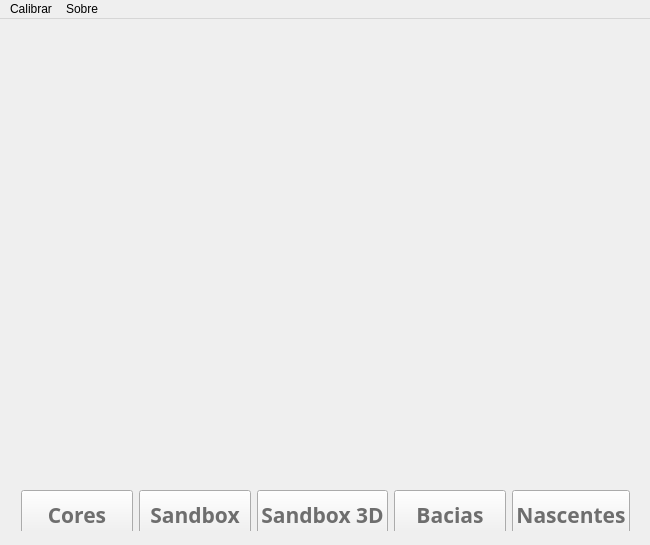
<?xml version="1.0" encoding="UTF-8"?>
<ui version="4.0">
 <class>MainWindow</class>
 <widget class="QMainWindow" name="MainWindow">
  <property name="geometry">
   <rect>
    <x>0</x>
    <y>0</y>
    <width>650</width>
    <height>545</height>
   </rect>
  </property>
  <property name="minimumSize">
   <size>
    <width>650</width>
    <height>545</height>
   </size>
  </property>
  <property name="maximumSize">
   <size>
    <width>650</width>
    <height>545</height>
   </size>
  </property>
  <property name="windowTitle">
   <string>caixade-areia</string>
  </property>
  <property name="windowIcon">
   <iconset>
    <normalon>../resources/logos/icone.jpg</normalon>
   </iconset>
  </property>
  <property name="iconSize">
   <size>
    <width>48</width>
    <height>48</height>
   </size>
  </property>
  <widget class="QWidget" name="centralWidget">
   <widget class="QWidget" name="verticalLayoutWidget">
    <property name="geometry">
     <rect>
      <x>10</x>
      <y>460</y>
      <width>631</width>
      <height>52</height>
     </rect>
    </property>
    <layout class="QHBoxLayout" name="horizontalLayout">
     <item>
      <widget class="QPushButton" name="btn_aula_1">
       <property name="sizePolicy">
        <sizepolicy hsizetype="Preferred" vsizetype="Preferred">
         <horstretch>0</horstretch>
         <verstretch>0</verstretch>
        </sizepolicy>
       </property>
       <property name="minimumSize">
        <size>
         <width>0</width>
         <height>50</height>
        </size>
       </property>
       <property name="palette">
        <palette>
         <active>
          <colorrole role="ButtonText">
           <brush brushstyle="SolidPattern">
            <color alpha="255">
             <red>110</red>
             <green>110</green>
             <blue>110</blue>
            </color>
           </brush>
          </colorrole>
         </active>
         <inactive>
          <colorrole role="ButtonText">
           <brush brushstyle="SolidPattern">
            <color alpha="255">
             <red>110</red>
             <green>110</green>
             <blue>110</blue>
            </color>
           </brush>
          </colorrole>
         </inactive>
         <disabled>
          <colorrole role="ButtonText">
           <brush brushstyle="SolidPattern">
            <color alpha="255">
             <red>190</red>
             <green>190</green>
             <blue>190</blue>
            </color>
           </brush>
          </colorrole>
         </disabled>
        </palette>
       </property>
       <property name="font">
        <font>
         <family>Sans Serif</family>
         <pointsize>16</pointsize>
         <weight>75</weight>
         <italic>false</italic>
         <bold>true</bold>
        </font>
       </property>
       <property name="cursor">
        <cursorShape>PointingHandCursor</cursorShape>
       </property>
       <property name="toolTip">
        <string>&lt;html&gt;&lt;head/&gt;&lt;body&gt;&lt;p align=&quot;center&quot;&gt;&lt;span style=&quot; font-size:10pt; font-family: 'Comic Sans MS'; &quot;&gt;Inicia a aula 2&lt;/span&gt;&lt;/p&gt;&lt;/body&gt;&lt;/html&gt;</string>
       </property>
       <property name="text">
        <string>Cores</string>
       </property>
       <property name="shortcut">
        <string>2</string>
       </property>
      </widget>
     </item>
     <item>
      <widget class="QPushButton" name="btn_aula_2">
       <property name="sizePolicy">
        <sizepolicy hsizetype="Preferred" vsizetype="Preferred">
         <horstretch>0</horstretch>
         <verstretch>0</verstretch>
        </sizepolicy>
       </property>
       <property name="minimumSize">
        <size>
         <width>0</width>
         <height>50</height>
        </size>
       </property>
       <property name="palette">
        <palette>
         <active>
          <colorrole role="WindowText">
           <brush brushstyle="SolidPattern">
            <color alpha="255">
             <red>110</red>
             <green>110</green>
             <blue>110</blue>
            </color>
           </brush>
          </colorrole>
          <colorrole role="Text">
           <brush brushstyle="SolidPattern">
            <color alpha="255">
             <red>110</red>
             <green>110</green>
             <blue>110</blue>
            </color>
           </brush>
          </colorrole>
          <colorrole role="ButtonText">
           <brush brushstyle="SolidPattern">
            <color alpha="255">
             <red>110</red>
             <green>110</green>
             <blue>110</blue>
            </color>
           </brush>
          </colorrole>
          <colorrole role="ToolTipText">
           <brush brushstyle="SolidPattern">
            <color alpha="255">
             <red>110</red>
             <green>110</green>
             <blue>110</blue>
            </color>
           </brush>
          </colorrole>
         </active>
         <inactive>
          <colorrole role="WindowText">
           <brush brushstyle="SolidPattern">
            <color alpha="255">
             <red>110</red>
             <green>110</green>
             <blue>110</blue>
            </color>
           </brush>
          </colorrole>
          <colorrole role="Text">
           <brush brushstyle="SolidPattern">
            <color alpha="255">
             <red>110</red>
             <green>110</green>
             <blue>110</blue>
            </color>
           </brush>
          </colorrole>
          <colorrole role="ButtonText">
           <brush brushstyle="SolidPattern">
            <color alpha="255">
             <red>110</red>
             <green>110</green>
             <blue>110</blue>
            </color>
           </brush>
          </colorrole>
          <colorrole role="ToolTipText">
           <brush brushstyle="SolidPattern">
            <color alpha="255">
             <red>110</red>
             <green>110</green>
             <blue>110</blue>
            </color>
           </brush>
          </colorrole>
         </inactive>
         <disabled>
          <colorrole role="WindowText">
           <brush brushstyle="SolidPattern">
            <color alpha="255">
             <red>190</red>
             <green>190</green>
             <blue>190</blue>
            </color>
           </brush>
          </colorrole>
          <colorrole role="Text">
           <brush brushstyle="SolidPattern">
            <color alpha="255">
             <red>190</red>
             <green>190</green>
             <blue>190</blue>
            </color>
           </brush>
          </colorrole>
          <colorrole role="ButtonText">
           <brush brushstyle="SolidPattern">
            <color alpha="255">
             <red>190</red>
             <green>190</green>
             <blue>190</blue>
            </color>
           </brush>
          </colorrole>
          <colorrole role="ToolTipText">
           <brush brushstyle="SolidPattern">
            <color alpha="255">
             <red>110</red>
             <green>110</green>
             <blue>110</blue>
            </color>
           </brush>
          </colorrole>
         </disabled>
        </palette>
       </property>
       <property name="font">
        <font>
         <family>Sans Serif</family>
         <pointsize>16</pointsize>
         <weight>75</weight>
         <italic>false</italic>
         <bold>true</bold>
        </font>
       </property>
       <property name="cursor">
        <cursorShape>PointingHandCursor</cursorShape>
       </property>
       <property name="toolTip">
        <string>&lt;html&gt;&lt;head/&gt;&lt;body&gt;&lt;p align=&quot;center&quot;&gt;&lt;span style=&quot; font-size:10pt; font-family: 'Comic Sans MS'; &quot;&gt;Inicia a aula 1&lt;/span&gt;&lt;/p&gt;&lt;/body&gt;&lt;/html&gt;</string>
       </property>
       <property name="toolTipDuration">
        <number>-1</number>
       </property>
       <property name="whatsThis">
        <string/>
       </property>
       <property name="text">
        <string extracomment="inicia a aula 1">Sandbox</string>
       </property>
       <property name="shortcut">
        <string>1</string>
       </property>
      </widget>
     </item>
     <item>
      <widget class="QPushButton" name="btn_aula_4">
       <property name="sizePolicy">
        <sizepolicy hsizetype="Preferred" vsizetype="Preferred">
         <horstretch>0</horstretch>
         <verstretch>0</verstretch>
        </sizepolicy>
       </property>
       <property name="minimumSize">
        <size>
         <width>0</width>
         <height>50</height>
        </size>
       </property>
       <property name="palette">
        <palette>
         <active>
          <colorrole role="WindowText">
           <brush brushstyle="SolidPattern">
            <color alpha="255">
             <red>110</red>
             <green>110</green>
             <blue>110</blue>
            </color>
           </brush>
          </colorrole>
          <colorrole role="Text">
           <brush brushstyle="SolidPattern">
            <color alpha="255">
             <red>110</red>
             <green>110</green>
             <blue>110</blue>
            </color>
           </brush>
          </colorrole>
          <colorrole role="ButtonText">
           <brush brushstyle="SolidPattern">
            <color alpha="255">
             <red>110</red>
             <green>110</green>
             <blue>110</blue>
            </color>
           </brush>
          </colorrole>
          <colorrole role="ToolTipText">
           <brush brushstyle="SolidPattern">
            <color alpha="255">
             <red>110</red>
             <green>110</green>
             <blue>110</blue>
            </color>
           </brush>
          </colorrole>
         </active>
         <inactive>
          <colorrole role="WindowText">
           <brush brushstyle="SolidPattern">
            <color alpha="255">
             <red>110</red>
             <green>110</green>
             <blue>110</blue>
            </color>
           </brush>
          </colorrole>
          <colorrole role="Text">
           <brush brushstyle="SolidPattern">
            <color alpha="255">
             <red>110</red>
             <green>110</green>
             <blue>110</blue>
            </color>
           </brush>
          </colorrole>
          <colorrole role="ButtonText">
           <brush brushstyle="SolidPattern">
            <color alpha="255">
             <red>110</red>
             <green>110</green>
             <blue>110</blue>
            </color>
           </brush>
          </colorrole>
          <colorrole role="ToolTipText">
           <brush brushstyle="SolidPattern">
            <color alpha="255">
             <red>110</red>
             <green>110</green>
             <blue>110</blue>
            </color>
           </brush>
          </colorrole>
         </inactive>
         <disabled>
          <colorrole role="WindowText">
           <brush brushstyle="SolidPattern">
            <color alpha="255">
             <red>190</red>
             <green>190</green>
             <blue>190</blue>
            </color>
           </brush>
          </colorrole>
          <colorrole role="Text">
           <brush brushstyle="SolidPattern">
            <color alpha="255">
             <red>190</red>
             <green>190</green>
             <blue>190</blue>
            </color>
           </brush>
          </colorrole>
          <colorrole role="ButtonText">
           <brush brushstyle="SolidPattern">
            <color alpha="255">
             <red>190</red>
             <green>190</green>
             <blue>190</blue>
            </color>
           </brush>
          </colorrole>
          <colorrole role="ToolTipText">
           <brush brushstyle="SolidPattern">
            <color alpha="255">
             <red>110</red>
             <green>110</green>
             <blue>110</blue>
            </color>
           </brush>
          </colorrole>
         </disabled>
        </palette>
       </property>
       <property name="font">
        <font>
         <family>Sans Serif</family>
         <pointsize>16</pointsize>
         <weight>75</weight>
         <italic>false</italic>
         <bold>true</bold>
        </font>
       </property>
       <property name="cursor">
        <cursorShape>PointingHandCursor</cursorShape>
       </property>
       <property name="toolTip">
        <string>&lt;html&gt;&lt;head/&gt;&lt;body&gt;&lt;p align=&quot;center&quot;&gt;&lt;span style=&quot; font-size:10pt; font-family: 'Comic Sans MS'; &quot;&gt;Inicia a aula 1&lt;/span&gt;&lt;/p&gt;&lt;/body&gt;&lt;/html&gt;</string>
       </property>
       <property name="toolTipDuration">
        <number>-1</number>
       </property>
       <property name="whatsThis">
        <string/>
       </property>
       <property name="text">
        <string extracomment="inicia a aula 1">Sandbox 3D</string>
       </property>
       <property name="shortcut">
        <string>1</string>
       </property>
      </widget>
     </item>
     <item>
      <widget class="QPushButton" name="btn_aula_3">
       <property name="sizePolicy">
        <sizepolicy hsizetype="Preferred" vsizetype="Preferred">
         <horstretch>0</horstretch>
         <verstretch>0</verstretch>
        </sizepolicy>
       </property>
       <property name="minimumSize">
        <size>
         <width>0</width>
         <height>50</height>
        </size>
       </property>
       <property name="palette">
        <palette>
         <active>
          <colorrole role="ButtonText">
           <brush brushstyle="SolidPattern">
            <color alpha="255">
             <red>110</red>
             <green>110</green>
             <blue>110</blue>
            </color>
           </brush>
          </colorrole>
         </active>
         <inactive>
          <colorrole role="ButtonText">
           <brush brushstyle="SolidPattern">
            <color alpha="255">
             <red>110</red>
             <green>110</green>
             <blue>110</blue>
            </color>
           </brush>
          </colorrole>
         </inactive>
         <disabled>
          <colorrole role="ButtonText">
           <brush brushstyle="SolidPattern">
            <color alpha="255">
             <red>190</red>
             <green>190</green>
             <blue>190</blue>
            </color>
           </brush>
          </colorrole>
         </disabled>
        </palette>
       </property>
       <property name="font">
        <font>
         <family>Sans Serif</family>
         <pointsize>16</pointsize>
         <weight>75</weight>
         <italic>false</italic>
         <bold>true</bold>
        </font>
       </property>
       <property name="cursor">
        <cursorShape>PointingHandCursor</cursorShape>
       </property>
       <property name="toolTip">
        <string>&lt;html&gt;&lt;head/&gt;&lt;body&gt;&lt;p align=&quot;center&quot;&gt;&lt;span style=&quot; font-size:10pt; font-family: 'Comic Sans MS'; &quot;&gt;Inicia a aula 2&lt;/span&gt;&lt;/p&gt;&lt;/body&gt;&lt;/html&gt;</string>
       </property>
       <property name="text">
        <string>Bacias</string>
       </property>
       <property name="shortcut">
        <string>2</string>
       </property>
      </widget>
     </item>
     <item>
      <widget class="QPushButton" name="btn_aula_5">
       <property name="sizePolicy">
        <sizepolicy hsizetype="Preferred" vsizetype="Preferred">
         <horstretch>0</horstretch>
         <verstretch>0</verstretch>
        </sizepolicy>
       </property>
       <property name="minimumSize">
        <size>
         <width>0</width>
         <height>50</height>
        </size>
       </property>
       <property name="palette">
        <palette>
         <active>
          <colorrole role="ButtonText">
           <brush brushstyle="SolidPattern">
            <color alpha="255">
             <red>110</red>
             <green>110</green>
             <blue>110</blue>
            </color>
           </brush>
          </colorrole>
         </active>
         <inactive>
          <colorrole role="ButtonText">
           <brush brushstyle="SolidPattern">
            <color alpha="255">
             <red>110</red>
             <green>110</green>
             <blue>110</blue>
            </color>
           </brush>
          </colorrole>
         </inactive>
         <disabled>
          <colorrole role="ButtonText">
           <brush brushstyle="SolidPattern">
            <color alpha="255">
             <red>190</red>
             <green>190</green>
             <blue>190</blue>
            </color>
           </brush>
          </colorrole>
         </disabled>
        </palette>
       </property>
       <property name="font">
        <font>
         <family>Sans Serif</family>
         <pointsize>16</pointsize>
         <weight>75</weight>
         <italic>false</italic>
         <bold>true</bold>
        </font>
       </property>
       <property name="cursor">
        <cursorShape>PointingHandCursor</cursorShape>
       </property>
       <property name="toolTip">
        <string>&lt;html&gt;&lt;head/&gt;&lt;body&gt;&lt;p align=&quot;center&quot;&gt;&lt;span style=&quot; font-size:10pt; font-family: 'Comic Sans MS'; &quot;&gt;Inicia a aula 2&lt;/span&gt;&lt;/p&gt;&lt;/body&gt;&lt;/html&gt;</string>
       </property>
       <property name="text">
        <string>Nascentes</string>
       </property>
       <property name="shortcut">
        <string>2</string>
       </property>
      </widget>
     </item>
    </layout>
   </widget>
   <widget class="QLabel" name="imagem">
    <property name="geometry">
     <rect>
      <x>10</x>
      <y>0</y>
      <width>631</width>
      <height>451</height>
     </rect>
    </property>
    <property name="text">
     <string/>
    </property>
    <property name="pixmap">
     <pixmap>../resources/logos/LOGO ICONE.png</pixmap>
    </property>
    <property name="scaledContents">
     <bool>true</bool>
    </property>
   </widget>
  </widget>
  <widget class="QMenuBar" name="menuBar">
   <property name="geometry">
    <rect>
     <x>0</x>
     <y>0</y>
     <width>650</width>
     <height>24</height>
    </rect>
   </property>
   <property name="sizePolicy">
    <sizepolicy hsizetype="MinimumExpanding" vsizetype="Minimum">
     <horstretch>0</horstretch>
     <verstretch>0</verstretch>
    </sizepolicy>
   </property>
   <widget class="QMenu" name="menuCalibrar">
    <property name="title">
     <string>Calibrar</string>
    </property>
    <addaction name="separator"/>
    <addaction name="separator"/>
    <addaction name="actionKinect"/>
    <addaction name="separator"/>
    <addaction name="actionProjetor"/>
    <addaction name="separator"/>
   </widget>
   <widget class="QMenu" name="menuSobre">
    <property name="title">
     <string>Sobre</string>
    </property>
    <widget class="QMenu" name="menuCr_ditos">
     <property name="title">
      <string>Créditos</string>
     </property>
     <addaction name="separator"/>
     <addaction name="actionCaixae_Agua"/>
     <addaction name="separator"/>
     <addaction name="actionSandbox_UC_Davis"/>
     <addaction name="separator"/>
    </widget>
    <addaction name="actionCr_ditos"/>
    <addaction name="separator"/>
    <addaction name="actionSite_Caixade_areia"/>
    <addaction name="menuCr_ditos"/>
    <addaction name="separator"/>
   </widget>
   <addaction name="menuCalibrar"/>
   <addaction name="menuSobre"/>
  </widget>
  <action name="actionCr_ditos">
   <property name="text">
    <string>Versão adaptada para fins educativos — Escola Rangel Torres</string>
   </property>
  </action>
  <action name="actionProjetor">
   <property name="text">
    <string>Projetor</string>
   </property>
   <property name="shortcut">
    <string>P</string>
   </property>
  </action>
  <action name="actionKinect">
   <property name="text">
    <string>Kinect</string>
   </property>
   <property name="shortcut">
    <string>K</string>
   </property>
  </action>
  <action name="actionCaixae_Agua">
   <property name="text">
    <string>Caixae-Agua</string>
   </property>
  </action>
  <action name="actionSandbox_UC_Davis">
   <property name="text">
    <string>Sandbox (UC Davis)</string>
   </property>
  </action>
  <action name="actionSite_Caixade_areia">
   <property name="text">
    <string>Site Caixade-areia</string>
   </property>
  </action>
 </widget>
 <layoutdefault spacing="6" margin="11"/>
 <resources/>
 <connections/>
</ui>
